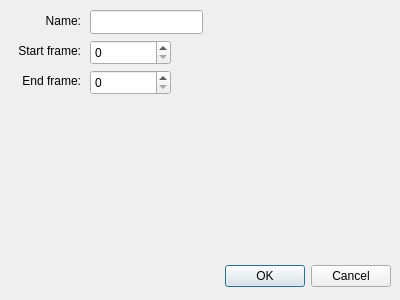
<?xml version="1.0" encoding="UTF-8"?>
<ui version="4.0">
 <class>objectConf</class>
 <widget class="QDialog" name="objectConf">
  <property name="geometry">
   <rect>
    <x>0</x>
    <y>0</y>
    <width>400</width>
    <height>300</height>
   </rect>
  </property>
  <property name="sizePolicy">
   <sizepolicy hsizetype="Fixed" vsizetype="Fixed">
    <horstretch>0</horstretch>
    <verstretch>0</verstretch>
   </sizepolicy>
  </property>
  <property name="windowTitle">
   <string>Dialog</string>
  </property>
  <widget class="QDialogButtonBox" name="buttonBox">
   <property name="geometry">
    <rect>
     <x>50</x>
     <y>260</y>
     <width>341</width>
     <height>32</height>
    </rect>
   </property>
   <property name="orientation">
    <enum>Qt::Horizontal</enum>
   </property>
   <property name="standardButtons">
    <set>QDialogButtonBox::Cancel|QDialogButtonBox::Ok</set>
   </property>
  </widget>
  <widget class="QLineEdit" name="lineEdit">
   <property name="geometry">
    <rect>
     <x>90</x>
     <y>10</y>
     <width>113</width>
     <height>24</height>
    </rect>
   </property>
  </widget>
  <widget class="QSpinBox" name="spinBox">
   <property name="geometry">
    <rect>
     <x>90</x>
     <y>40</y>
     <width>81</width>
     <height>25</height>
    </rect>
   </property>
  </widget>
  <widget class="QSpinBox" name="spinBox_2">
   <property name="geometry">
    <rect>
     <x>90</x>
     <y>70</y>
     <width>81</width>
     <height>25</height>
    </rect>
   </property>
  </widget>
  <widget class="QLabel" name="label">
   <property name="geometry">
    <rect>
     <x>10</x>
     <y>10</y>
     <width>71</width>
     <height>21</height>
    </rect>
   </property>
   <property name="text">
    <string>Name:</string>
   </property>
   <property name="alignment">
    <set>Qt::AlignRight|Qt::AlignTrailing|Qt::AlignVCenter</set>
   </property>
  </widget>
  <widget class="QLabel" name="label_2">
   <property name="geometry">
    <rect>
     <x>10</x>
     <y>40</y>
     <width>71</width>
     <height>21</height>
    </rect>
   </property>
   <property name="text">
    <string>Start frame:</string>
   </property>
   <property name="alignment">
    <set>Qt::AlignRight|Qt::AlignTrailing|Qt::AlignVCenter</set>
   </property>
  </widget>
  <widget class="QLabel" name="label_3">
   <property name="geometry">
    <rect>
     <x>10</x>
     <y>70</y>
     <width>71</width>
     <height>21</height>
    </rect>
   </property>
   <property name="text">
    <string>End frame:</string>
   </property>
   <property name="alignment">
    <set>Qt::AlignRight|Qt::AlignTrailing|Qt::AlignVCenter</set>
   </property>
  </widget>
 </widget>
 <resources/>
 <connections>
  <connection>
   <sender>buttonBox</sender>
   <signal>accepted()</signal>
   <receiver>objectConf</receiver>
   <slot>accept()</slot>
   <hints>
    <hint type="sourcelabel">
     <x>248</x>
     <y>254</y>
    </hint>
    <hint type="destinationlabel">
     <x>157</x>
     <y>274</y>
    </hint>
   </hints>
  </connection>
  <connection>
   <sender>buttonBox</sender>
   <signal>rejected()</signal>
   <receiver>objectConf</receiver>
   <slot>reject()</slot>
   <hints>
    <hint type="sourcelabel">
     <x>316</x>
     <y>260</y>
    </hint>
    <hint type="destinationlabel">
     <x>286</x>
     <y>274</y>
    </hint>
   </hints>
  </connection>
 </connections>
</ui>
